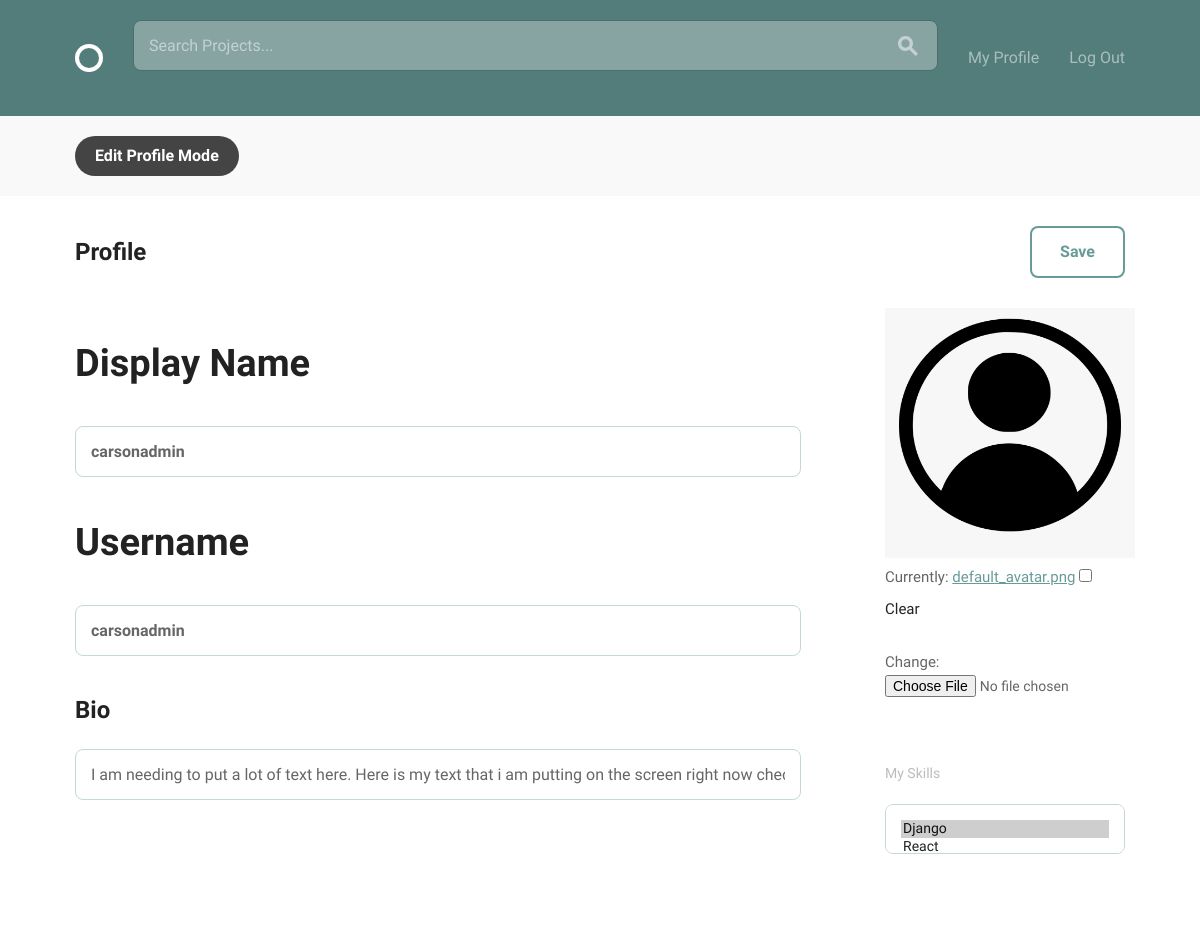
/accounts/profile/edit (signed in), run on an earlier commit of the app's database.
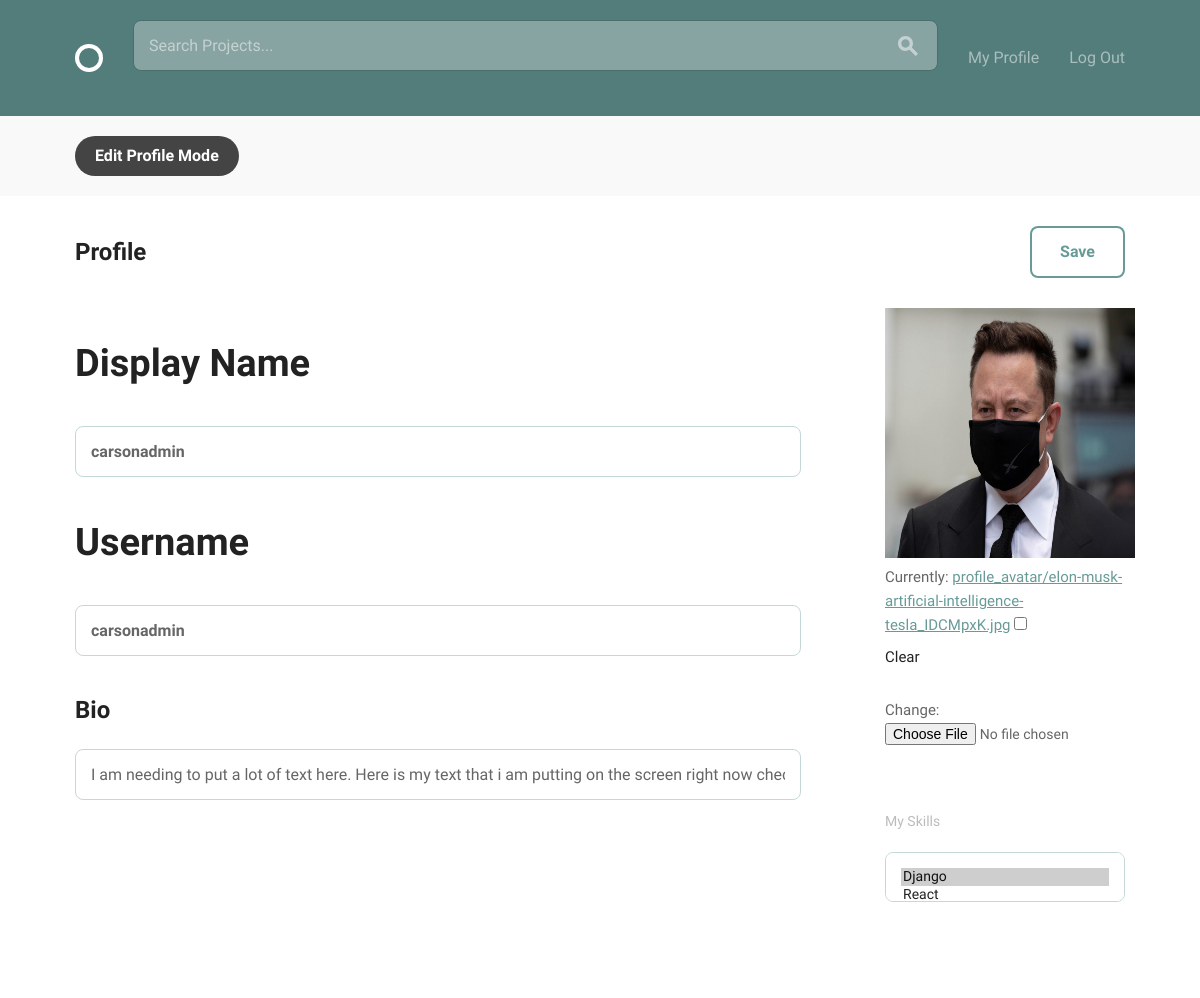
And on a later commit of the database.
### accounts/models.py (models this page shows, shortened)
class User(AbstractBaseUser, PermissionsMixin):
    email = models.EmailField(unique=True)
    username = models.CharField(max_length=15, unique=True)
    date_joined = models.DateTimeField(default=timezone.now)
    is_active = models.BooleanField(default=True)
    is_staff = models.BooleanField(default=False)
    display_name = models.CharField(max_length=25, default="")
    avatar = models.ImageField(upload_to='profile_avatar', blank=True, default="default_avatar.png")
    bio = models.CharField(max_length=140, blank=True, default="")
    skills = models.ManyToManyField('Skill', related_name="users")
    objects = UserManager()
    USERNAME_FIELD = "email"
    REQUIRED_FIELDS = ["display_name", "username"]

### accounts/views.py (the view)
# urls.py: path('profile/edit', views.profile_edit, name='profile_edit'),
@login_required
def profile_edit(request):
    form = EditProfileForm(instance=request.user)
    if request.method == 'POST':
        form = EditProfileForm(request.POST, request.FILES, instance=request.user)
        if form.is_valid():
            form.save()
            return redirect('accounts:profile')
    context = {
        'form': form
    }
    return render(request, 'accounts/profile_edit.html', context)

### accounts/forms.py
class EditProfileForm(UserChangeForm):
    skills = forms.ModelMultipleChoiceField(queryset=Skill.objects.all())
    class Meta:
        fields = ("username", "display_name", "avatar", "bio", "skills")
        model = get_user_model()

### accounts/models.py (called while the page is built)
    def __str__(self):
        return self.title

### accounts/templates/accounts/profile_edit.html (shortened to what this page needs)
{% extends 'layout.html' %}
{% block body_content %}
<form method="POST" enctype="multipart/form-data">
<body>
    <div class="circle--actions--bar">
      <nav class="bounds">
        <ul class="circle--pill--list">
          <li><a class="selected">Edit Profile Mode</a></li>
        </ul>
      </nav>
    </div>
    <div class="bounds circle--page">
      <div class="circle--page--header circle--fluid">
        <div class="circle--fluid--cell circle--fluid--primary">
          <h2>Profile</h2>
        </div>
        <div class="circle--fluid--cell circle--fluid--secondary">
          <button class="button icon-on-left" type="submit" value="save">Save</button>
        </div>
      </div>
      <div class="grid-70">
        <h1> Display Name </h1>
        <h1>{{ form.display_name }}</h1>
        <h1> Username </h1>
        <h1>{{ form.username }}</h1>
        <h2> Bio </h2>
        <div class="circle--article--body">
          <p> {{ form.bio }} </p>
        </div>
      </div>
      <div class="grid-25 grid-push-5">
        <div class="circle--secondary--module">
          <div>
            <img src="{{ user.avatar.url }} "width="250" height="250">
            {{ form.avatar }}
          </div>
        </div>
        <div class="circle--secondary--module">
          <h4>My Skills</h4>
          {{ form.skills }}
        </div>
      </div>
    </div>
  </body>
</form>
{% endblock %}

What changed in the data, as far as the page shows it:
changed User "carsonadmin": avatar: picture added in place of a placeholder
Also different on the page:
text no longer shown: "Currently: default_avatar.png Clear Change:"
text now shown: "Currently: profile_avatar/elon-musk-artificial-intelligence-tesla_IDCMpxK.jpg Clear Change:"
